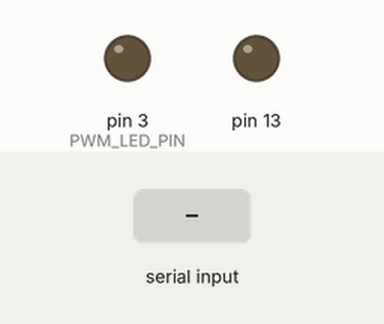
Bench run of a sketch on a simulated Arduino Uno, built with avr-gcc and run on an emulated ATmega328P. Parts: output pins drawn as LEDs (lit = HIGH). Inputs (shaded band) come from the test bench. What the sketch prints to the serial monitor is not drawn.

Above: at 1.2 s.
1.3 s: byte 170 (0xAA) received over Serial
At 1.35 s:
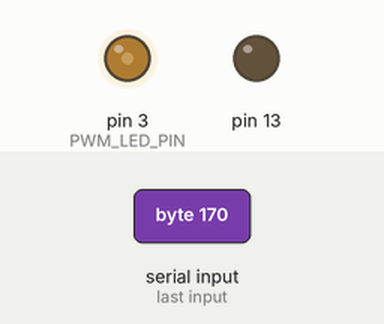
4.3 s: byte 85 (0x55) received over Serial
At 4.34 s:
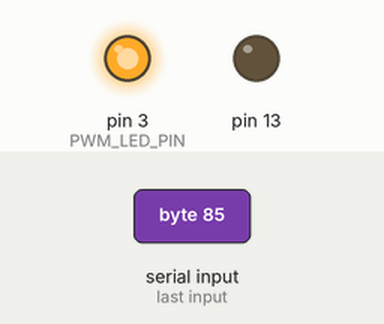
7.3 s: byte 85 (0x55) received over Serial
At 7.38 s:
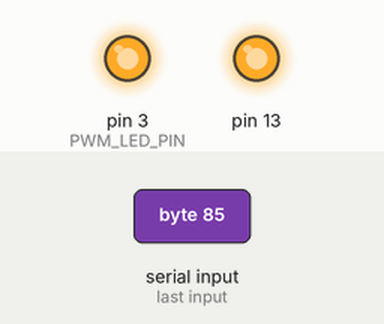
Timing chart, 0 to 16.3 s (numbered marks = the images above; inputs shaded):
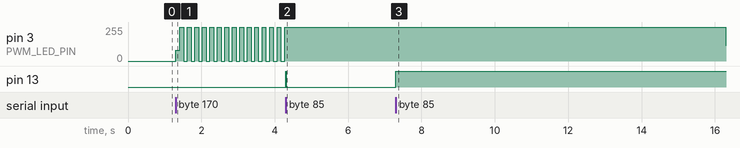

Measured:
- after the input at 4.3 s, pin 3 (PWM_LED_PIN): stops changing and stays 255/255; pin 13: LOW → HIGH at once, → LOW 0.01 s later
- after the input at 7.3 s, pin 3 (PWM_LED_PIN): stays 255/255 (without the input it goes to 143/255 after 3.6 s); pin 13: LOW → HIGH at once
- by itself, pin 3 (PWM_LED_PIN): alternates 255/255 for 0.10 s and 0/255 for 0.10 s

The sketch:

my_uart_client.ino
```cpp
/*
 * Константы
 */
const int PWM_LED_PIN = 3;  // Номер пина, к которому подключен светодиод
const int BUTTON_PIN = 2;   // Номер пина, к которому подключена кнопка
const int STATE_BLINK = 0;  // Состояние "Моргание"
const int STATE_PWM = 1;    // Состояние "ШИМ"
const int PWM_CODE_MIN = 0; // Минимальный код ШИМ (светодиод не горит)
const int PWM_CODE_MAX = 255; // Максимальный код ШИМ (светодиод горит максимально ярко)
const int BUTTON_CLICK_DELAY = 10; // Задержка после детектирования нажатия кнопки, миллисекунды
const int BLINK_PHASE = 100; // Полупериод "Моргания", миллисекунды
const int PWM_CHANGE_DELAY = 3; // Задержка между сменой кода ШИМ в состоянии "ШИМ"

/*
 * Глобальные переменные
 */
int state = STATE_BLINK;    // Текущее состояние системы
int buttonState = LOW;      // Состояние кнопки
int pwmStateCode = PWM_CODE_MIN;       // Код ШИМ в состоянии "ШИМ"
int pwmStateDirection = +1; // +1 - увеличение яркости, -1 - уменьшение
int blinkStateCnt = 0;      // Счетчик миллисекунд в состоянии "Моргание"
int blinkStateCode = PWM_CODE_MIN;     // Код ШИМ в состоянии "Моргание"
int cnt = 0;

/*
 * Конфигурация
 */
void setup() {
  Serial.begin(9600);
  pinMode(PWM_LED_PIN, OUTPUT);      // Конфигурация 3го пина как выхода (светодиод)
  pinMode(BUTTON_PIN, INPUT);        // Конфигурация 2го пина как входа (кнопка)
  pinMode(13, OUTPUT);
}

/*
 * Смена текущего состояния системы
 */
void switchState()
{
  delay(BUTTON_CLICK_DELAY);
  if (state == STATE_BLINK) {
    state = STATE_PWM;
    blinkStateCnt = 0;
    blinkStateCode = PWM_CODE_MIN;

  } else {
    state = STATE_BLINK;
    pwmStateCode = PWM_CODE_MIN;
    pwmStateDirection = +1;
    digitalWrite(13, LOW);
  }
}

/*
 * Смена значения на светодиоде в состоянии "Моргание"
 */
void switchBlinkValue() {
  blinkStateCnt = 0;
  if (blinkStateCode == PWM_CODE_MIN) {
    blinkStateCode = PWM_CODE_MAX;
  } else if (blinkStateCode == PWM_CODE_MAX) {
    blinkStateCode = PWM_CODE_MIN;
  }
  analogWrite(PWM_LED_PIN, blinkStateCode);
}

/*
 * Чтение значения кнопки
 */
void checkStateByButton() {
  int buttonStateCurrent = digitalRead(BUTTON_PIN);
  if (buttonState == LOW && buttonStateCurrent == HIGH) { // Переход между состояниями
    switchState();
  }
  buttonState = buttonStateCurrent;
}

/*
 * Запрос состояния по UART
 */
void checkStateByUart() {
  int uartState = state;
  while(Serial.available()) {
    int rd = Serial.read();
    if (rd == 0x55) {
      uartState = STATE_BLINK;
      digitalWrite(13, HIGH);
    } else if (rd == 0xAA) {
      uartState = STATE_PWM;
      digitalWrite(13, LOW);
    }
  }

  if (state != uartState) {
    switchState();
  }
//  delay(10);
cnt++;
if (cnt == 100) {
  Serial.write(0x55);
  cnt = 0;
}
}


/*
 * Основной цикл
 */
void loop() {

  // Заппрос на смену состояния
  // checkStateByButton(); // Опрос кнопки
  checkStateByUart(); // Опрос второй платы по UART

  // Реализация состояний системы
  if (state == STATE_BLINK) { // Состояние "ШИМ"
    pwmStateCode += pwmStateDirection;
    if (pwmStateCode == PWM_CODE_MIN || pwmStateCode == PWM_CODE_MAX) {
      pwmStateDirection *= -1;  // Смена направления: увеличение или уменьшение яркости
    }
    analogWrite(PWM_LED_PIN, pwmStateCode);  // 3 - номер пина, i - код ШИМ (от 0 до 255)
    delay(PWM_CHANGE_DELAY);
  } else { // Состояние "Моргание"
    blinkStateCnt++;
    if (blinkStateCnt == BLINK_PHASE) {
      switchBlinkValue();
    }
    delay(1);
  }
}
```
